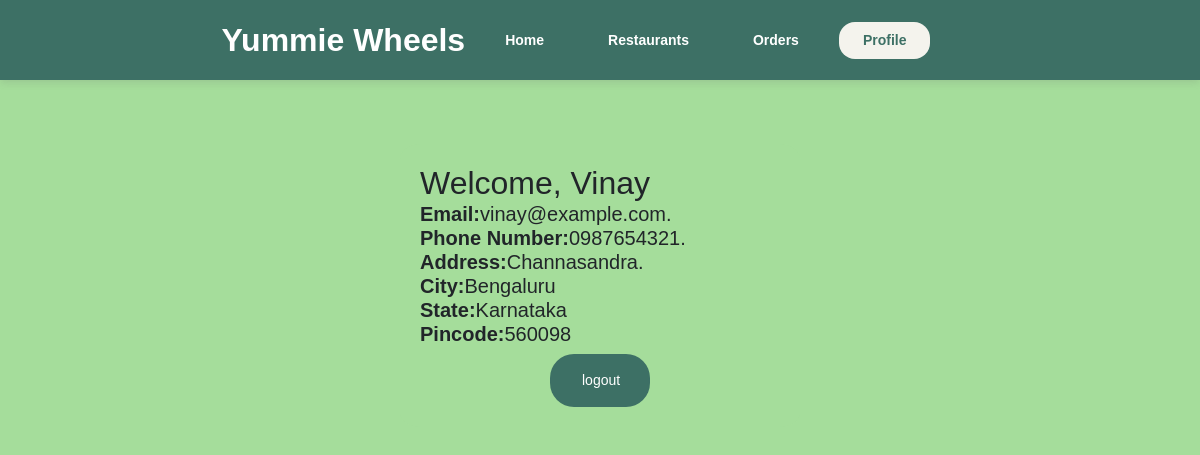
The page /login.php (signed in) on the database its author committed.
### tables this page shows
CREATE TABLE `users` (
  `user_id` int(11) NOT NULL,
  `name` varchar(255) NOT NULL,
  `email` varchar(255) NOT NULL,
  `password` varchar(255) NOT NULL,
  `phone` varchar(20) NOT NULL
);

CREATE TABLE `address` (
  `address_id` int(11) NOT NULL,
  `user_id` int(11) NOT NULL,
  `state` varchar(255) NOT NULL,
  `city` varchar(255) NOT NULL,
  `street` varchar(255) NOT NULL,
  `pincode` int(11) NOT NULL,
  `latitude` decimal(10,8) DEFAULT NULL,
  `longitude` decimal(11,8) DEFAULT NULL
);

### login.php (the view, shortened to what this page needs)
<?php
include './db_connect.php';
?>
<!DOCTYPE html>
<html lang="en">
<head>
	<link rel="stylesheet" href="https://stackpath.bootstrapcdn.com/bootstrap/4.3.1/css/bootstrap.min.css">
	<link rel="stylesheet" type="text/css" href="./css/my-login.css">
	<link rel="stylesheet" href="./css/style.css">
</head>
<body class="my-login-page log">
<div class="nav">
        <div class="menu-wrap">
            <a href="./index.php">
                <div class="logo">
                    Yummie Wheels
                </div>
            </a>
            <div class="menu h-xs">
                <a href="./index.php">
                    <div class="menu-item">
                        Home
                    </div>
                </a>
                <a href="./res.php">
                    <div class="menu-item">
                        Restaurants
                    </div>
                </a>
                <a href="./order.php">
                    <div class="menu-item">
                        Orders
                    </div>
                </a>
                <a href="./login.php">
                    <div class="menu-item active">
                    <?php
							if(!isset($_SESSION['uid'])){
                                echo "Login";
                            }
                            else{
                                echo "Profile";
                            }
                    ?>
                    </div>
                </a>
            </div>
            <div class="right-menu">
                <div class="cart-btn">
                </div>
            </div>
        </div>
    </div>
	<section class="h-100">
		<div class="container h-100">
			<div class="row justify-content-md-center h-100">
				<div class="card-wrapper">
					<div class="card-fat">
						<div class="card-body">
							<?php
							if(!isset($_SESSION['uid'])){
							echo<<<login
							<h4 class="card-title">Login</h4>
							<form method="POST" class="login-validate.php" action="./login-validate.php">
							<div class="form-group">
							<label for="email">E-Mail Address</label>
							<input id="email" type="email" class="form-control" name="email" value="" required autofocus>
							<div class="invalid-feedback">
							Email is invalid
							</div>
							</div>
							<div class="form-group">
							<label for="password">Password
							</label>
							<input id="password" type="password" class="form-control" name="password" required data-eye>
							<div class="invalid-feedback">
							Password is required
							</div>
							</div>
							<div class="form-group m-0">
							<button type="submit" class="btn btn-primary btn-block">
							Login
							</button>
							</div>
							<div class="mt-4 text-center">
							Don't have an account? <a href="./register.php">Create One</a>
							</div>
							</form>
							</div>
							login;
						}
						else{
							$user_id=$_SESSION['uid'];
							$sql="select * from Users where user_id=$user_id";
							$result=mysqli_query($conn, $sql);
   							$row=mysqli_fetch_assoc($result);
   							$name=$row["name"];
							$email=$row["email"];
							$ph=$row["phone"];
							$sqla="SELECT * FROM `Address` where user_id=$user_id";
							$addrow=mysqli_query($conn, $sqla);
							$ar=mysqli_fetch_assoc($addrow);
							$state=$ar["state"];
							$city=$ar["city"];
							$street=$ar["street"];
							$pin=$ar["pincode"];
							echo<<<in
							<h2 style="text-align:center;">Welcome, $name</h2>
							<br>
							<h5><strong>Email:</strong>{$email}.</br>
							<strong>Phone Number:</strong>{$ph}.</br>
							<strong>Address:</strong>{$street}.</br><strong>City:</strong>{$city}</br><strong>State:</strong>{$state}</br><strong>Pincode:</strong>{$pin}
							</h5>
							<form action="login.php" method="post">
							<input type="submit" name="logout" value="logout" style="background-color: #3D7065;border-radius: 1.5rem;border:none; color: white;padding: 16px 32px;text-decoration: none;margin: 4px 2px;
							cursor: pointer;display: block;width: 100px;margin: 0 auto;">
							</form>
							in;
						}
						?>
					</div>
				</div>
			</div>
		</div>
</body>
</html>

### css/my-login.css (style rules this page uses)
html,body { height: 100%; }
.log { background-image: url('../img/login/backgroundimg.jpg'); background-repeat: no-repeat; background-attachment: fixed; background-size: 100%; }
.my-login-page { background-color: #A5DD9B; border-radius: 25px; font-size: 14px; }
.card-fat { background-color: #A5DD9B; border-radius: 5%; }
.my-login-page .card-wrapper { width: 400px; }

### css/style.css (style rules this page uses)
:root { --primary-color: #F4F3ED; --secondary-color:#7F9F96; --third-color:#3D7065; --background-color: #F4F3ED; --extra-color:#628A80; --secon-color: #9da2ad; --grey: #7a7a7b; --white: #ffffff; }
* { font-family: 'Poppins', sans-serif; margin: 0; padding: 0; box-sizing: border-box; }
a { color: unset; text-decoration: none; }
body, html { background-color: var(--background-color); scroll-behavior: smooth; position: relative; overflow-x: hidden; }
.nav { position: fixed; top: 0; left: 0; width: 100%; z-index: 99; background-color: var(--third-color); box-shadow: rgba(99, 99, 99, 0.2) 0px 2px 8px 0px; }
.menu-wrap { max-width: 1366px; margin: auto; display: flex; align-items: center; justify-content: space-between; padding: 1rem; }
.logo { font-size: 2rem; font-weight: 800; color: white; }
.menu { display: flex; align-items: center; justify-content: center; }
.menu-item { margin-left: 1rem; padding: .5rem 1.5rem; font-weight: 600; color: var(--white); transition: .5s ease-in-out; cursor: pointer; }
.menu-item:hover, .menu-item.active { color: var(--third-color); background-color: var(--primary-color); border-radius: 1rem; }
.cart-btn { width: 3rem; height: 3rem; display: flex; align-items: center; justify-content: center; color: var(--primary-color); font-size: 2rem; cursor: pointer; transition: .5s ease-in-out; }
.container { width: 100%; margin: 0 auto; }
section { padding: 9rem 0; }
.row { display: flex; flex-wrap: wrap; }
h2, h4, h6 { margin: 0; padding: 0; display: inline-block; }

### rows shown on the page
users: name "Vinay", email "vinay@example.com", phone "0987654321"
address: street "Channasandra", city "Bengaluru", state "Karnataka", pincode "560098"
